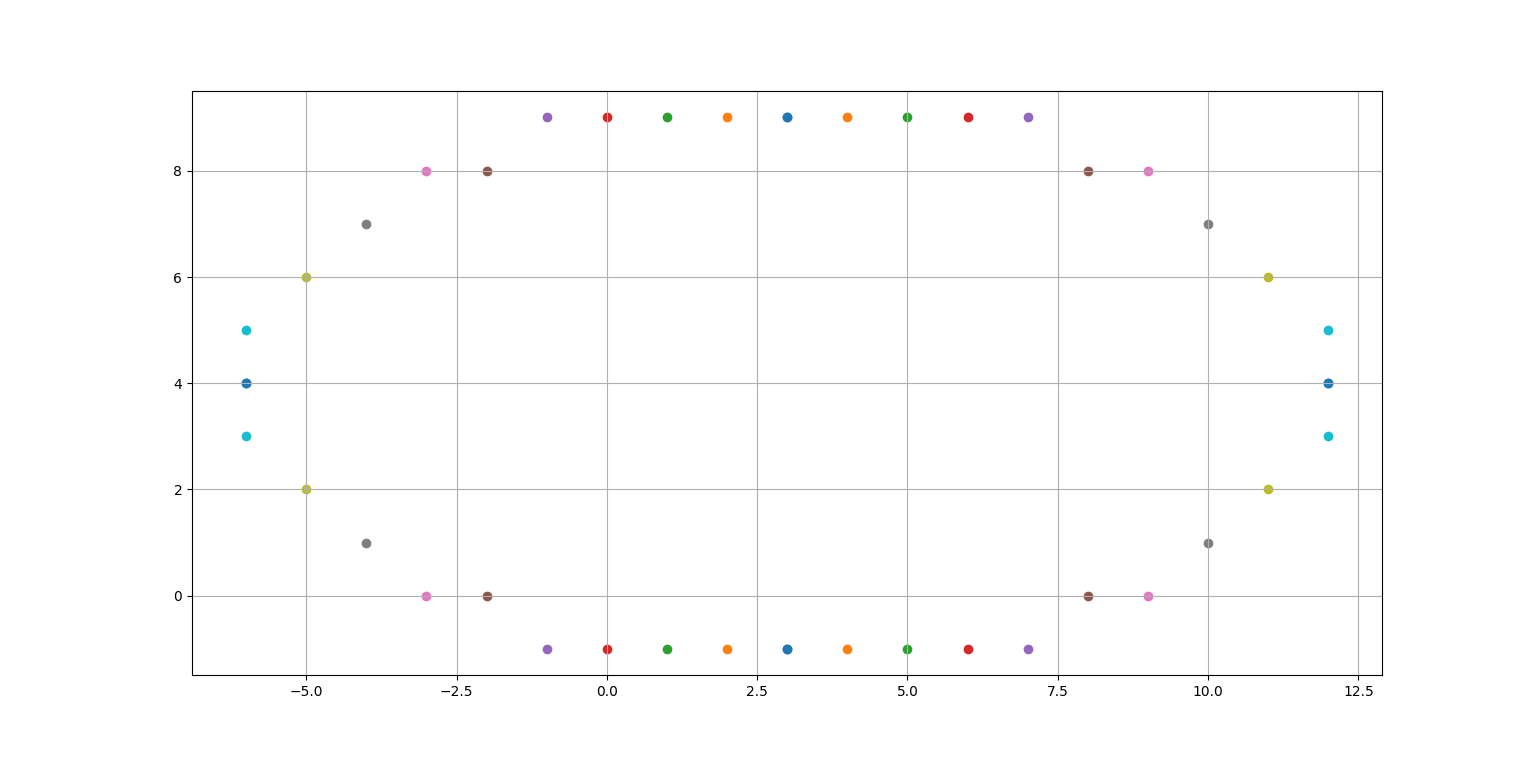

The Python source for this figure:
import matplotlib.pyplot as plt


r1 = int(input("Enter first radius: "))
r2 = int(input("Enter second radius: "))
xc = int(input("Enter you x-axis center:"))
yc = int(input("Enter you y-axis center:"))
    

def elp(r1, r2, xc, yc):
    x = 0
    y = r2
    xes = []
    yes = []
    p1 = (r2**2) - (r1**2*r2) + (1/4)*r1
    while 2*r2**2*x <= 2*r1**2*y:
        xes = [x+xc, -x+xc, x+xc, -x+xc]
        yes = [y+yc, y+yc, -y+yc, -y+yc]
        plt.scatter(xes, yes)
        if p1 < 0:
            x += 1
            p1 += 2*r2**2*x + r2**2
        else:
            x += 1
            y -= 1
            p1 += 2*r2**2*x - 2*r1**2*y + r2**2
    p2 = (r2**2 * (x + 0.5) ** 2) + (r1**2 * (y - 1) ** 2) - (r1**2 * r2**2)
    while y >= 0:
        xes = [x+xc, -x+xc, x+xc, -x+xc]
        yes = [y+yc, y+yc, -y+yc, -y+yc]
        plt.scatter(xes, yes)
        if p2 > 0:
            y -= 1
            p2 -= 2*r1**2 * y + r1**2
        else:
            x +=1
            y -= 1
            p2 += 2*r2**2 * x - 2*r1**2 * y + r1**2

elp(r1, r2, xc, yc)
plt.grid(True)
plt.show()
